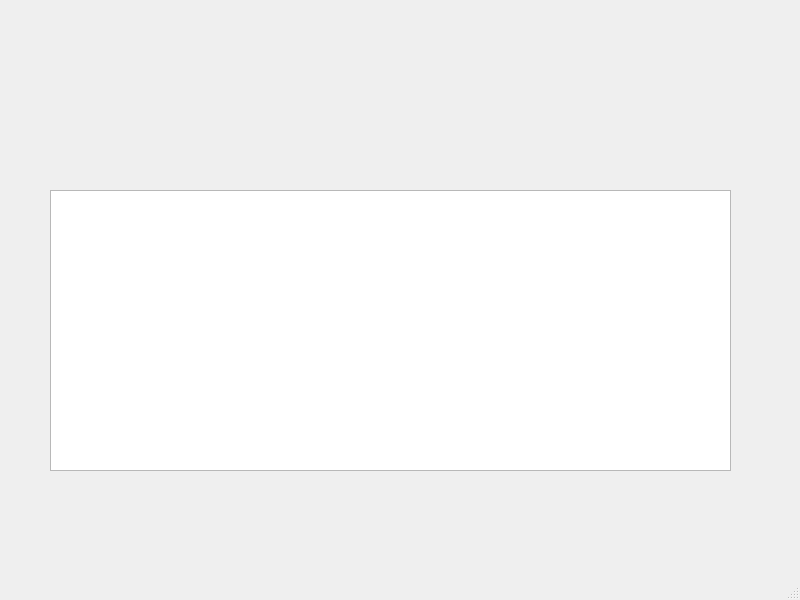
<?xml version="1.0" encoding="UTF-8"?>
<ui version="4.0">
 <class>MainWindow</class>
 <widget class="QMainWindow" name="MainWindow">
  <property name="geometry">
   <rect>
    <x>0</x>
    <y>0</y>
    <width>800</width>
    <height>600</height>
   </rect>
  </property>
  <property name="windowTitle">
   <string>MainWindow</string>
  </property>
  <widget class="QWidget" name="centralwidget">
   <widget class="QTableWidget" name="display_table">
    <property name="geometry">
     <rect>
      <x>50</x>
      <y>190</y>
      <width>681</width>
      <height>281</height>
     </rect>
    </property>
   </widget>
  </widget>
  <widget class="QMenuBar" name="menubar">
   <property name="geometry">
    <rect>
     <x>0</x>
     <y>0</y>
     <width>800</width>
     <height>23</height>
    </rect>
   </property>
  </widget>
  <widget class="QStatusBar" name="statusbar"/>
 </widget>
 <resources/>
 <connections/>
</ui>
